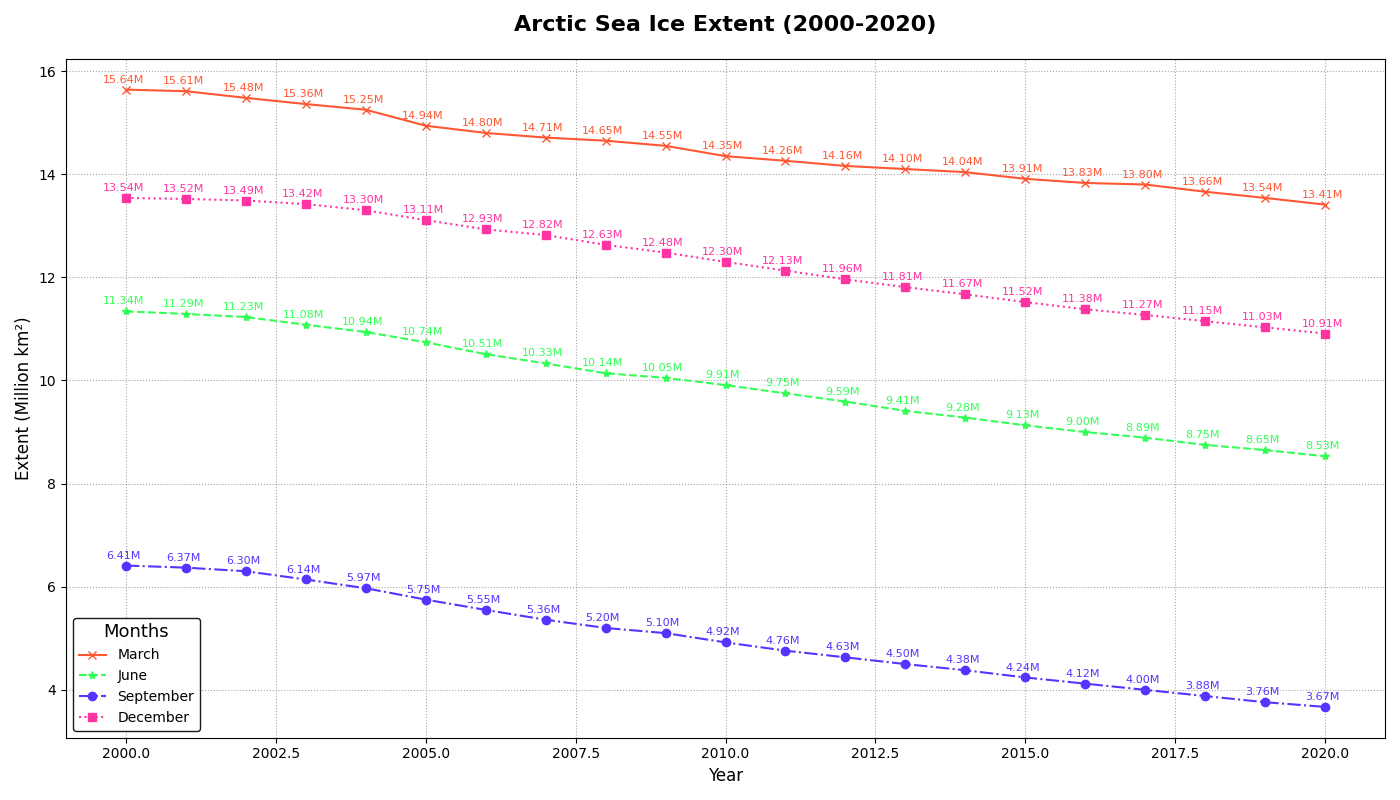

The script that drew this image:
import matplotlib.pyplot as plt
import numpy as np

# Years from 2000 to 2020
years = np.arange(2000, 2021)

# Sea ice extent (in million square kilometers) for different months
march_extent = [15.64, 15.61, 15.48, 15.36, 15.25, 14.94, 14.80, 14.71, 14.65, 14.55, 14.35, 14.26, 14.16, 14.10, 14.04, 13.91, 13.83, 13.80, 13.66, 13.54, 13.41]
june_extent = [11.34, 11.29, 11.23, 11.08, 10.94, 10.74, 10.51, 10.33, 10.14, 10.05, 9.91, 9.75, 9.59, 9.41, 9.28, 9.13, 9.00, 8.89, 8.75, 8.65, 8.53]
september_extent = [6.41, 6.37, 6.30, 6.14, 5.97, 5.75, 5.55, 5.36, 5.20, 5.10, 4.92, 4.76, 4.63, 4.50, 4.38, 4.24, 4.12, 4.00, 3.88, 3.76, 3.67]
december_extent = [13.54, 13.52, 13.49, 13.42, 13.30, 13.11, 12.93, 12.82, 12.63, 12.48, 12.30, 12.13, 11.96, 11.81, 11.67, 11.52, 11.38, 11.27, 11.15, 11.03, 10.91]

# Plotting
fig, ax = plt.subplots(figsize=(14, 8))

# Define new colors and markers for different months
new_colors = ['#ff5733', '#33ff57', '#5733ff', '#ff33a1']
months = ['March', 'June', 'September', 'December']
extents = [march_extent, june_extent, september_extent, december_extent]
markers = ['x', '*', 'o', 's'] 
linestyles = ['-', '--', '-.', ':'] 

# Plot the sea ice extent data
for extent, month, color, marker, linestyle in zip(extents, months, new_colors, markers, linestyles):
    ax.plot(years, extent, label=month, color=color, marker=marker, linestyle=linestyle, linewidth=1.5)

    # Annotate data points with the extent values in million square kilometers
    for (x, y) in zip(years, extent):
        ax.annotate(f'{y:.2f}M', xy=(x, y), xytext=(-2, 5),
                     textcoords='offset points', ha='center', fontsize=8, color=color)

# Set title and labels
ax.set_title('Arctic Sea Ice Extent (2000-2020)', fontsize=16, fontweight='bold', pad=20)
ax.set_xlabel('Year', fontsize=12)
ax.set_ylabel('Extent (Million km²)', fontsize=12)

# Add gridlines with different style
ax.grid(True, linestyle=':', which='major', color='grey', alpha=0.7)

# Changed legend to have a frame
ax.legend(title='Months', title_fontsize='13', loc='lower left', frameon=True, framealpha=0.9, edgecolor='black')

# Automatically adjust layout
plt.tight_layout()

# Display the plot
plt.show()
